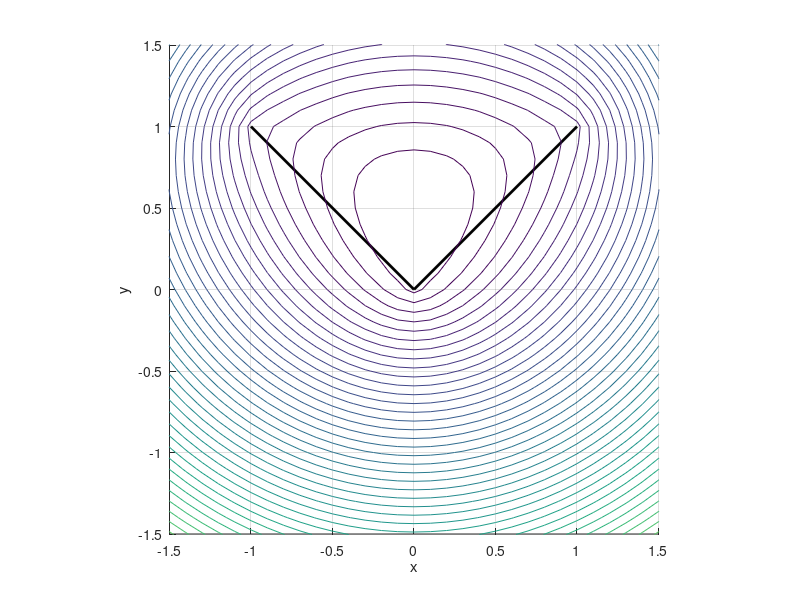

The MATLAB script that drew this image:
%% create the right angle from demo:
figure; hold on;
grid on;
line([1 0 -1],[1 0, 1],'LineWidth',2,'Color',[0 0 0]); 
p1 = @(x,y) (sqrt(x.^2+y.^2));
p2 = @(x,y) (sqrt((x+1).^2+(y-1).^2));
p3 = @(x,y) (sqrt((x-1).^2+(y-1).^2));

[x,y] = meshgrid(-2:0.1:2);
field = p1(x,y)+p2(x,y)+p3(x,y);
contour(x,y,field,50);
xlabel('x'); ylabel('y');
axis equal;
axis([-1.5 1.5 -1.5 1.5]);